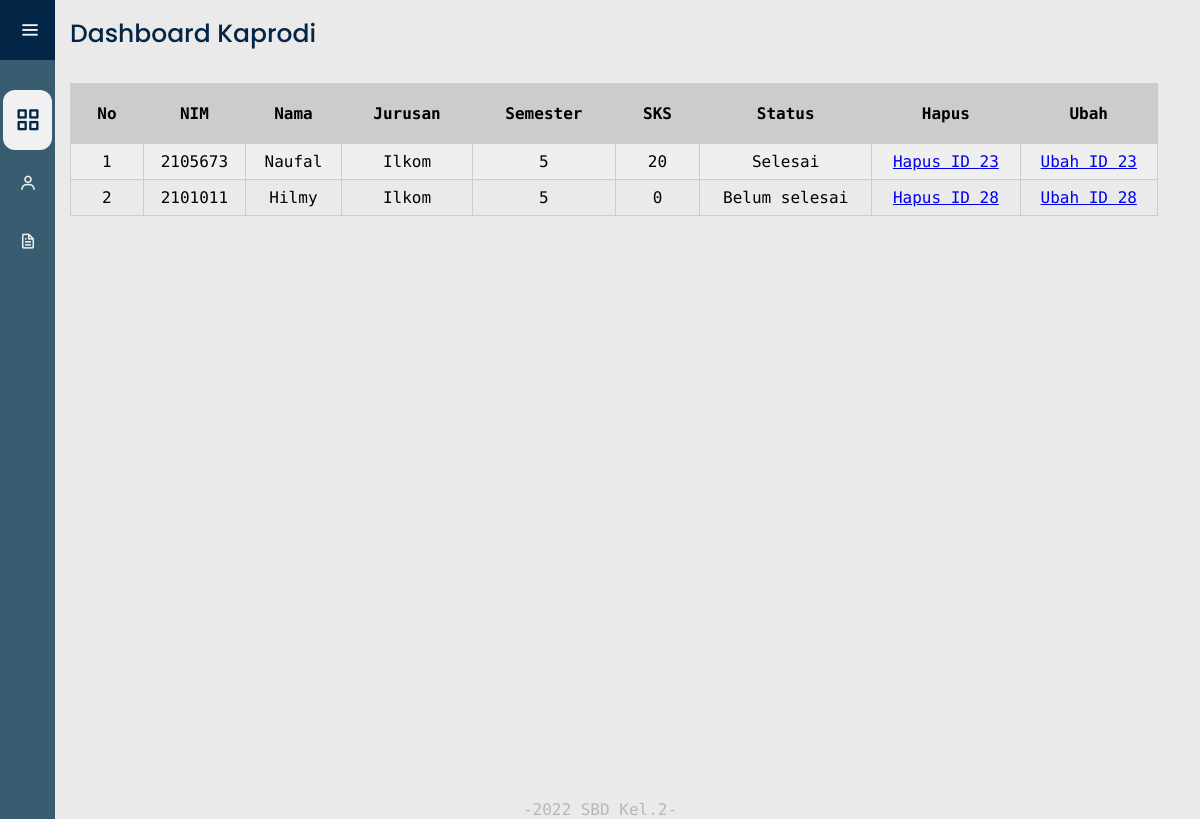
/admin/dasbor.php, run on the app's committed database.
### tables this page shows
CREATE TABLE `mahasiswa` (
  `id` int(11) NOT NULL AUTO_INCREMENT,
  `NIM` varchar(255) NOT NULL,
  `nama_mhs` varchar(255) NOT NULL,
  `jurusan` varchar(255) NOT NULL,
  `semester` int(11) NOT NULL,
  `NIP` varchar(255) NOT NULL,
  `SKS_smtr` int(11) NOT NULL,
  `TTD_kaprodi` varchar(255) DEFAULT NULL,
  `hasil_pendaftaran` varchar(255) DEFAULT NULL,
  `id_pembimbing` varchar(255) DEFAULT NULL,
  `program` varchar(255) DEFAULT NULL,
  `konfersi_SKS_MBKM` int(11) DEFAULT NULL,
  PRIMARY KEY (`id`)
);

### admin/dasbor.php (the view, shortened to what this page needs)
<?php include "../config/connection.php"; ?>
<!DOCTYPE html>
<html lang="en">
<head>
  <link href='https://unpkg.com/boxicons@2.0.7/css/boxicons.min.css' rel='stylesheet'>
  <link rel="stylesheet" href="assets/style_dashboard.css">
</head>
<body>
<div class="sidebar">
        <div class="logo-details">
            <i class='bx bx-menu' id="btn" ></i>
        </div>
        <ul class="nav-list">
        <li>
            <a class="activea" href="dasbor.php" >
            <i class='bx bx-grid-alt'></i>
            </a>
        </li>
        <li>
        <a href="all_dasbor.php">
            <i class='bx bx-user' ></i>
        </a>
        </li>
        <li>
        <a href="dasbor_pembimbing.php">
            <i class='bx bx-file' ></i>
        </a>
        </li>
        </ul>
    </div>
    <section class="layout">
        <div class="text">Dashboard Kaprodi</div>
        <table class="my_table">
            <tr>
              <th>No</th>
              <th>NIM</th>
              <th>Nama</th>
              <th>Jurusan</th>
              <th>Semester</th>
              <th>SKS</th>
              <th>Status</th>
              <th>Hapus</th>
              <th>Ubah</th>
            </tr>
            <?php
              $query = "SELECT * FROM mahasiswa";
              $result = mysqli_query($conn, $query);
              $loop = 1;
                while($row = mysqli_fetch_assoc($result)){?>
                <tr>
                  <td><?= $loop++ ?></td>
                  <td><?= $row['NIM'] ?></td>
                  <td><?= $row['nama_mhs'] ?></td>
                  <td><?= $row['jurusan'] ?></td>
                  <td><?= $row['semester'] ?></td>
                  <td><?= $row['SKS_smtr'] ?></td>
                  <td><?= ($row['TTD_kaprodi'] ==0)? "Belum selesai" : "Selesai" ?></td>
                  <td><a href="delete.php?id=<?= $row['id'] ?>">Hapus ID <?= $row['id'] ?></a></td>
                  <td><a href="ubah.php?id=<?= $row['id'] ?>">Ubah ID <?= $row['id'] ?></a></td>
                </tr>
            <?php
                }
          ?>
        </table>
    </section>
</body>
<footer>
    -2022 SBD Kel.2-
</footer>
</body>
</html>

### admin/assets/style_dashboard.css (style rules this page uses)
:root { --blue_medium:#385C70; --white:#f1f1f1; --blue-dark:#032546; }
body { background-color:#EAEAEA; padding: 0px; margin: 0px; font-family: 'Encode Sans'; font-style: normal; }
.sidebar { position: fixed; left: 0; top: 0; height: 100%; width: 55px; background: var(--blue_medium); z-index: 99; transition: all 0.5s ease; }
.sidebar .logo-details { height: 60px; display: flex; align-items: center; position: relative; background-color: var(--blue-dark); padding: center; }
.sidebar .logo-details i { padding:0; }
.sidebar .logo-details #btn { position: absolute; top: 50%; right: 0; transform: translateY(-50%); font-size: 22px; transition: all 0.4s ease; font-size: 23px; text-align: center; cursor: pointer; transition: all 0.5s ease; color: var(--white); }
.sidebar i { color: var(--white); height: 60px; min-width: 50px; font-size: 28px; text-align: center; line-height: 60px; }
.sidebar .nav-list .activea i { color: var(--blue-dark); height: 60px; min-width: 50px; font-size: 28px; text-align: center; line-height: 60px; }
.sidebar .nav-list { margin-top: 20px; height: 100%; padding: 2px 3px; }
.sidebar li { position: relative; margin: 8px 0; list-style: none; }
.sidebar li a { display: flex; height: 100%; width: 100%; border-radius: 12px; align-items: center; text-decoration: none; transition: all 0.4s ease; }
.sidebar li .activea { display: flex; height: 100%; width: 100%; border-radius: 12px; align-items: center; text-decoration: none; transition: all 0.4s ease; background: var(--white); }
.sidebar li i { height: 50px; line-height: 50px; font-size: 18px; border-radius: 12px; }
.layout { position: relative; min-height: 100vh; top: 0; left: 55px; width: calc(100% - 55px); transition: all 0.5s ease; z-index: 2; }
.layout .text { font-family: "Poppins" , sans-serif; display: inline-block; color: var(--blue-dark); font-size: 25px; font-weight: 500; margin: 15px }
.layout .my_table { text-align: center; margin: 15px; text-decoration: none; }
table { width: 95%; border-collapse: collapse; }
th { background: #ccc; padding: 20px !important; }
th, td { border: 1px solid #ccc; padding: 8px; }
tr:nth-child(even) { background: #efefef; }
footer { color: #969696; font-family: 'Encode Sans'; font-style: normal; text-align: center; opacity: 0.6; }

### data on the page
mahasiswa: NIM "2105673", nama_mhs "Naufal", jurusan "Ilkom", semester "5", SKS_smtr "20", TTD_kaprodi "Selesai", id "23"
mahasiswa: NIM "2101011", nama_mhs "Hilmy", jurusan "Ilkom", semester "5", SKS_smtr "0", shows "Belum selesai", id "28"
